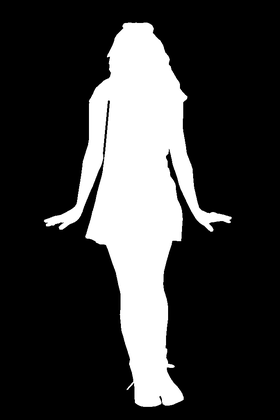
%> input picture p1/data/1.png, 280 x 420 px, shrunk from 683 x 1024 before the run
$ octave my_delauny.m   (GNU Octave 9; MATLAB toolbox functions it lacks are replaced by stand-ins)
%> lines starting %> are read from the running program, lines starting %| are printed output that depends on the picture
a = rgb2gray(imread('1.png'));
%> a is the input picture: size 420x280 uint8; min 0, max 255, mean 58.1

x = [];
y = [];
count = 1;
add_pixels = 50;

[m, n] = size(a);
%> m = 420; n = 280

for i = 1 :add_pixels: m;
    for j = 1:add_pixels:n;
        if (a(i, j) ~= 0);
            x(count, 1) = j;
            y(count, 1) = m-i;
            count = count+1;
        end;
    end;
end;
%> after the loop, count = 12; x = [151; 101; 151; 101; 151; 101; 151; 151; 151; 151; 151]; y = [369; 319; 319; 269; 269; 219; 219; 169; 119; 69; 19]

tri = delaunay(x,y);
%> tri = [3 1 2; 9 8 6; 7 6 8; 10 6 11; 10 9 6; 4 5 3; 4 3 2; 4 7 5; 4 6 7]

tri2 = [];
count = 1;
for i= 1: size(tri, 1);

    i1 = tri(i, 1);
    i2 = tri(i, 2);
    i3 = tri(i, 3);

    p1 = [x(i1, 1), y(i1, 1)];
    p2 = [x(i2, 1), y(i2, 1)];
    p3 = [x(i3, 1), y(i3, 1)];

    m1 = (p1+p2)/2;
    m2 = (p2+p3)/2;
    m3 = (p1+p3)/2;

    m1 = floor(m1);
     m2 = floor(m2);
      m3 = floor(m3);

      if (a(m-m1(1, 2), m1(1, 1)) ~= 0....
          &&a(m-m2(1, 2), m2(1, 1)) ~= 0....
          &&a(m-m3(1, 2), m3(1, 1)) ~= 0);
          tri2(count, 1:3) = tri(i, :);
          count = count+1;
      end;

end;
%> this loop made 9 passes
%> (i1, i2, i3, p1, p2, p3, m1, m2) on passes 1 to 9: (3, 1, 2, [151 319], [151 369], [101 319], [151 344], [126 344]), (9, 8, 6, [151 119], [151 169], [101 219], [151 144], [126 194]), (7, 6, 8, [151 219], [101 219], [151 169], [126 219], [126 194]), (10, 6, 11, [151 69], [101 219], [151 19], [126 144], [126 119]), (10, 9, 6, [151 69], [151 119], [101 219], [151 94], [126 169]), (4, 5, 3, [101 269], [151 269], [151 319], [126 269], [151 294]), (4, 3, 2, [101 269], [151 319], [101 319], [126 294], [126 319]), (4, 7, 5, [101 269], [151 219], [151 269], [126 244], [151 244]), (4, 6, 7, [101 269], [101 219], [151 219], [101 244], [126 219])
%> after the loop, tri2 = [3 1 2; 9 8 6; 7 6 8; 10 6 11; 10 9 6; 4 5 3; 4 3 2; 4 7 5]

plot(x,y,'.','markersize',12)
xlabel('Longitude'), ylabel('Latitude')
grid on

hold on, triplot(tri2,x,y), hold off
%> after `triplot(tri2,x,y)`:
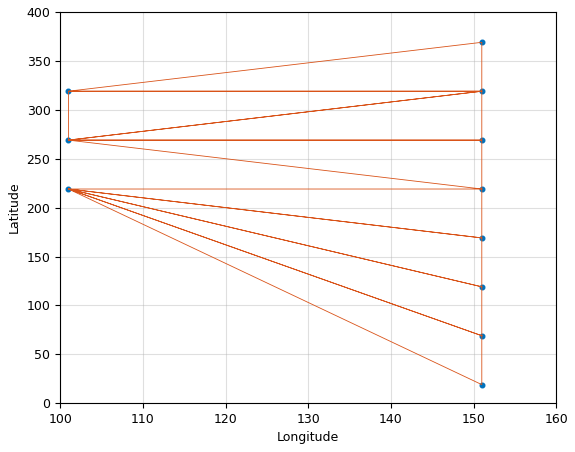
%> figure redrawn from the program's plot data

fid = fopen('a.obj', 'w');
for i = 1 : size(x, 1);
    fprintf(fid,'v %f %f %f\n', x(i, 1), y(i, 1), 0);
end;
%> this loop made 11 passes
for i = 1 : size(x, 1);
    % fprintf(fid,'vn %f %f %f\n', 0, 0, 1);
end;
for i = 1 : size(tri2, 1);
    % fprintf(fid,'f %f//%f %f//%f %f//%f\n', tri2(i, 1), tri2(i, 1), tri2(i, 2), tri2(i, 2), tri2(i, 3), tri2(i, 3));
    fprintf(fid,'f %f %f %f\n', tri2(i, 1), tri2(i, 2), tri2(i, 3));
end;
%> this loop made 8 passes

 fclose(fid);
